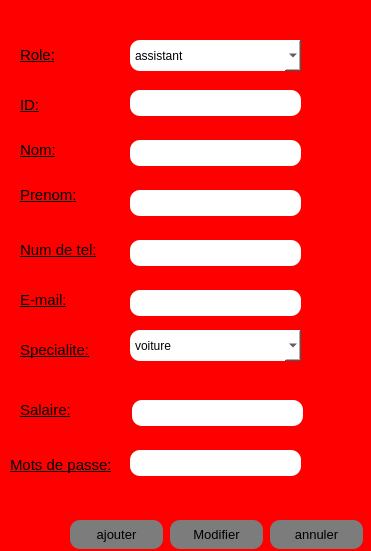
     <widget class="QGroupBox" name="groupBox_6">
      <property name="geometry">
       <rect>
        <x>10</x>
        <y>180</y>
        <width>371</width>
        <height>551</height>
       </rect>
      </property>
      <property name="font">
       <font>
        <pointsize>14</pointsize>
        <italic>false</italic>
        <bold>true</bold>
        <underline>false</underline>
        <strikeout>false</strikeout>
       </font>
      </property>
      <property name="styleSheet">
       <string notr="true">color: rgb(0, 0, 0);
background-color: rgb(255, 0, 0);
border-color: qlineargradient(spread:pad, x1:0, y1:0, x2:1, y2:0, stop:0 rgba(0, 0, 0, 255), stop:1 rgba(255, 255, 255, 255));
border-radius: 10px;
</string>
      </property>
      <property name="title">
       <string/>
      </property>
      <widget class="QLineEdit" name="lineEdit_ID">
       <property name="geometry">
        <rect>
         <x>130</x>
         <y>90</y>
         <width>171</width>
         <height>26</height>
        </rect>
       </property>
       <property name="styleSheet">
        <string notr="true">background-color: white;</string>
       </property>
      </widget>
      <widget class="QLabel" name="label_38">
       <property name="geometry">
        <rect>
         <x>20</x>
         <y>90</y>
         <width>63</width>
         <height>31</height>
        </rect>
       </property>
       <property name="font">
        <font>
         <pointsize>9</pointsize>
         <italic>false</italic>
         <bold>false</bold>
         <underline>false</underline>
         <strikeout>false</strikeout>
        </font>
       </property>
       <property name="text">
        <string>&lt;html&gt;&lt;head/&gt;&lt;body&gt;&lt;p&gt;&lt;span style=&quot; font-size:11pt; text-decoration: underline;&quot;&gt;ID:&lt;/span&gt;&lt;/p&gt;&lt;/body&gt;&lt;/html&gt;</string>
       </property>
      </widget>
      <widget class="QLabel" name="label_39">
       <property name="geometry">
        <rect>
         <x>20</x>
         <y>140</y>
         <width>63</width>
         <height>21</height>
        </rect>
       </property>
       <property name="font">
        <font>
         <pointsize>9</pointsize>
         <italic>false</italic>
         <bold>false</bold>
         <underline>false</underline>
         <strikeout>false</strikeout>
        </font>
       </property>
       <property name="text">
        <string>&lt;html&gt;&lt;head/&gt;&lt;body&gt;&lt;p&gt;&lt;span style=&quot; font-size:11pt; text-decoration: underline;&quot;&gt;Nom:&lt;/span&gt;&lt;/p&gt;&lt;/body&gt;&lt;/html&gt;</string>
       </property>
      </widget>
      <widget class="QLabel" name="label_40">
       <property name="geometry">
        <rect>
         <x>20</x>
         <y>180</y>
         <width>71</width>
         <height>31</height>
        </rect>
       </property>
       <property name="font">
        <font>
         <pointsize>9</pointsize>
         <italic>false</italic>
         <bold>false</bold>
         <underline>false</underline>
         <strikeout>false</strikeout>
        </font>
       </property>
       <property name="text">
        <string>&lt;html&gt;&lt;head/&gt;&lt;body&gt;&lt;p&gt;&lt;span style=&quot; font-size:11pt; text-decoration: underline;&quot;&gt;Prenom:&lt;/span&gt;&lt;/p&gt;&lt;/body&gt;&lt;/html&gt;</string>
       </property>
      </widget>
      <widget class="QLabel" name="label_41">
       <property name="geometry">
        <rect>
         <x>20</x>
         <y>240</y>
         <width>101</width>
         <height>21</height>
        </rect>
       </property>
       <property name="font">
        <font>
         <pointsize>9</pointsize>
         <italic>false</italic>
         <bold>false</bold>
         <underline>false</underline>
         <strikeout>false</strikeout>
        </font>
       </property>
       <property name="text">
        <string>&lt;html&gt;&lt;head/&gt;&lt;body&gt;&lt;p&gt;&lt;span style=&quot; font-size:11pt; text-decoration: underline;&quot;&gt;Num de tel:&lt;/span&gt;&lt;/p&gt;&lt;/body&gt;&lt;/html&gt;</string>
       </property>
      </widget>
      <widget class="QLabel" name="label_42">
       <property name="geometry">
        <rect>
         <x>20</x>
         <y>290</y>
         <width>81</width>
         <height>21</height>
        </rect>
       </property>
       <property name="font">
        <font>
         <pointsize>9</pointsize>
         <italic>false</italic>
         <bold>false</bold>
         <underline>false</underline>
         <strikeout>false</strikeout>
        </font>
       </property>
       <property name="text">
        <string>&lt;html&gt;&lt;head/&gt;&lt;body&gt;&lt;p&gt;&lt;span style=&quot; font-size:11pt; text-decoration: underline;&quot;&gt;E-mail:&lt;/span&gt;&lt;/p&gt;&lt;/body&gt;&lt;/html&gt;</string>
       </property>
      </widget>
      <widget class="QLabel" name="label_43">
       <property name="geometry">
        <rect>
         <x>20</x>
         <y>40</y>
         <width>63</width>
         <height>31</height>
        </rect>
       </property>
       <property name="font">
        <font>
         <pointsize>9</pointsize>
         <italic>false</italic>
         <bold>false</bold>
         <underline>false</underline>
         <strikeout>false</strikeout>
        </font>
       </property>
       <property name="text">
        <string>&lt;html&gt;&lt;head/&gt;&lt;body&gt;&lt;p&gt;&lt;span style=&quot; font-size:11pt; text-decoration: underline;&quot;&gt;Role:&lt;/span&gt;&lt;/p&gt;&lt;/body&gt;&lt;/html&gt;</string>
       </property>
      </widget>
      <widget class="QLabel" name="label_44">
       <property name="geometry">
        <rect>
         <x>20</x>
         <y>340</y>
         <width>91</width>
         <height>21</height>
        </rect>
       </property>
       <property name="font">
        <font>
         <pointsize>9</pointsize>
         <italic>false</italic>
         <bold>false</bold>
         <underline>false</underline>
         <strikeout>false</strikeout>
        </font>
       </property>
       <property name="text">
        <string>&lt;html&gt;&lt;head/&gt;&lt;body&gt;&lt;p&gt;&lt;span style=&quot; font-size:11pt; text-decoration: underline;&quot;&gt;Specialite:&lt;/span&gt;&lt;/p&gt;&lt;/body&gt;&lt;/html&gt;</string>
       </property>
      </widget>
      <widget class="QLabel" name="label_45">
       <property name="geometry">
        <rect>
         <x>10</x>
         <y>450</y>
         <width>121</width>
         <height>31</height>
        </rect>
       </property>
       <property name="font">
        <font>
         <pointsize>9</pointsize>
         <italic>false</italic>
         <bold>false</bold>
         <underline>false</underline>
         <strikeout>false</strikeout>
        </font>
       </property>
       <property name="text">
        <string>&lt;html&gt;&lt;head/&gt;&lt;body&gt;&lt;p&gt;&lt;span style=&quot; font-size:11pt; text-decoration: underline;&quot;&gt;Mots de passe:&lt;/span&gt;&lt;/p&gt;&lt;/body&gt;&lt;/html&gt;</string>
       </property>
      </widget>
      <widget class="QPushButton" name="pushButton_33">
       <property name="geometry">
        <rect>
         <x>270</x>
         <y>520</y>
         <width>93</width>
         <height>29</height>
        </rect>
       </property>
       <property name="font">
        <font>
         <pointsize>10</pointsize>
         <italic>false</italic>
         <bold>false</bold>
         <underline>false</underline>
         <strikeout>false</strikeout>
        </font>
       </property>
       <property name="styleSheet">
        <string notr="true">background-color: rgb(124, 124, 124);</string>
       </property>
       <property name="text">
        <string>annuler</string>
       </property>
      </widget>
      <widget class="QPushButton" name="pushButton_ajouter_emp">
       <property name="geometry">
        <rect>
         <x>70</x>
         <y>520</y>
         <width>93</width>
         <height>29</height>
        </rect>
       </property>
       <property name="font">
        <font>
         <pointsize>10</pointsize>
         <italic>false</italic>
         <bold>false</bold>
         <underline>false</underline>
         <strikeout>false</strikeout>
        </font>
       </property>
       <property name="styleSheet">
        <string notr="true">background-color: rgb(124, 124, 124);</string>
       </property>
       <property name="text">
        <string>ajouter</string>
       </property>
      </widget>
      <widget class="QComboBox" name="comboBox_Role">
       <property name="geometry">
        <rect>
         <x>130</x>
         <y>40</y>
         <width>171</width>
         <height>31</height>
        </rect>
       </property>
       <property name="font">
        <font>
         <pointsize>9</pointsize>
         <italic>false</italic>
         <bold>false</bold>
         <underline>false</underline>
         <strikeout>false</strikeout>
        </font>
       </property>
       <property name="styleSheet">
        <string notr="true">background-color: rgb(255, 255, 255);</string>
       </property>
       <item>
        <property name="text">
         <string>assistant</string>
        </property>
       </item>
       <item>
        <property name="text">
         <string>moniteur</string>
        </property>
       </item>
      </widget>
      <widget class="QComboBox" name="comboBox_Specialite">
       <property name="geometry">
        <rect>
         <x>130</x>
         <y>330</y>
         <width>171</width>
         <height>31</height>
        </rect>
       </property>
       <property name="font">
        <font>
         <pointsize>9</pointsize>
         <italic>false</italic>
         <bold>false</bold>
         <underline>false</underline>
         <strikeout>false</strikeout>
        </font>
       </property>
       <property name="styleSheet">
        <string notr="true">
background-color: rgb(255, 255, 255);</string>
       </property>
       <item>
        <property name="text">
         <string>voiture</string>
        </property>
       </item>
       <item>
        <property name="text">
         <string>moto</string>
        </property>
       </item>
       <item>
        <property name="text">
         <string>Poids lourd</string>
        </property>
       </item>
       <item>
        <property name="text">
         <string>Transport en commun</string>
        </property>
       </item>
       <item>
        <property name="text">
         <string>Véhicules spéciaux</string>
        </property>
       </item>
      </widget>
      <widget class="QLabel" name="label_47">
       <property name="geometry">
        <rect>
         <x>20</x>
         <y>400</y>
         <width>81</width>
         <height>21</height>
        </rect>
       </property>
       <property name="font">
        <font>
         <pointsize>9</pointsize>
         <italic>false</italic>
         <bold>false</bold>
         <underline>false</underline>
         <strikeout>false</strikeout>
        </font>
       </property>
       <property name="text">
        <string>&lt;html&gt;&lt;head/&gt;&lt;body&gt;&lt;p&gt;&lt;span style=&quot; font-size:11pt; text-decoration: underline;&quot;&gt;Salaire:&lt;/span&gt;&lt;/p&gt;&lt;/body&gt;&lt;/html&gt;</string>
       </property>
      </widget>
      <widget class="QLineEdit" name="lineEdit_Nom">
       <property name="geometry">
        <rect>
         <x>130</x>
         <y>140</y>
         <width>171</width>
         <height>26</height>
        </rect>
       </property>
       <property name="styleSheet">
        <string notr="true">background-color: white;</string>
       </property>
      </widget>
      <widget class="QLineEdit" name="lineEdit_Prenom">
       <property name="geometry">
        <rect>
         <x>130</x>
         <y>190</y>
         <width>171</width>
         <height>26</height>
        </rect>
       </property>
       <property name="styleSheet">
        <string notr="true">background-color: white;</string>
       </property>
      </widget>
      <widget class="QLineEdit" name="lineEdit_NumTel">
       <property name="geometry">
        <rect>
         <x>130</x>
         <y>240</y>
         <width>171</width>
         <height>26</height>
        </rect>
       </property>
       <property name="styleSheet">
        <string notr="true">background-color: white;</string>
       </property>
      </widget>
      <widget class="QLineEdit" name="lineEdit_Email">
       <property name="geometry">
        <rect>
         <x>130</x>
         <y>290</y>
         <width>171</width>
         <height>26</height>
        </rect>
       </property>
       <property name="styleSheet">
        <string notr="true">background-color: white;</string>
       </property>
      </widget>
      <widget class="QLineEdit" name="lineEdit_Salaire">
       <property name="geometry">
        <rect>
         <x>132</x>
         <y>400</y>
         <width>171</width>
         <height>26</height>
        </rect>
       </property>
       <property name="styleSheet">
        <string notr="true">background-color: white;</string>
       </property>
      </widget>
      <widget class="QLineEdit" name="lineEdit_Mdp">
       <property name="geometry">
        <rect>
         <x>130</x>
         <y>450</y>
         <width>171</width>
         <height>26</height>
        </rect>
       </property>
       <property name="styleSheet">
        <string notr="true">background-color: white;</string>
       </property>
      </widget>
      <widget class="QPushButton" name="pushButton_modifier_emp">
       <property name="geometry">
        <rect>
         <x>170</x>
         <y>520</y>
         <width>93</width>
         <height>29</height>
        </rect>
       </property>
       <property name="font">
        <font>
         <pointsize>10</pointsize>
         <italic>false</italic>
         <bold>false</bold>
         <underline>false</underline>
         <strikeout>false</strikeout>
        </font>
       </property>
       <property name="styleSheet">
        <string notr="true">background-color: rgb(124, 124, 124);</string>
       </property>
       <property name="text">
        <string>Modifier</string>
       </property>
      </widget>
     </widget>
